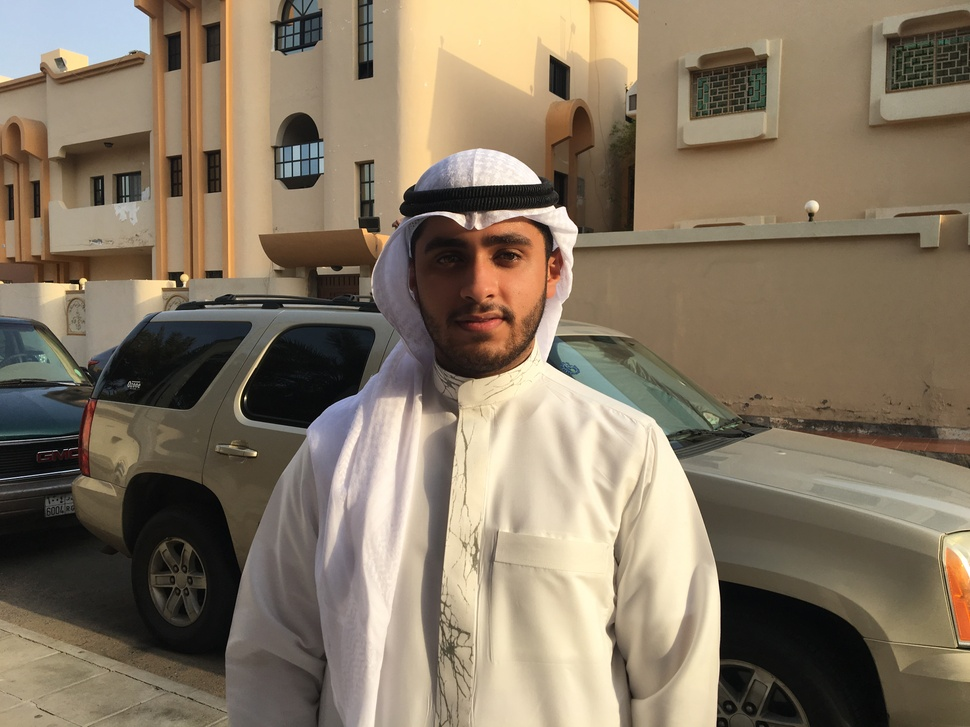
#> input picture FaceDetection/IMG_0940.JPG, 970 x 727 px, shrunk from 4032 x 3024 before the run, found by its file name
$ jupyter execute Face_Detection_in_image.ipynb
#> lines starting #> are read from the running program, lines starting #| are printed output that depends on the picture; after the words box and inside, x2 and y2 are one past the last pixel; in counts of white or black regions, pixels touching at a corner belong together
<a href="https://colab.research.google.com/github/MushariBahaddad/Artificial_Intelligence_and_Robotic/blob/master/Face_Detection_in_image.ipynb" target="_parent"></a>

[cell 1]
import cv2

[cell 2]
from google.colab import files
file=files.upload()
#> the answer given: IMG_0940.JPG

[cell 3]
import numpy as np
import cv2
import matplotlib.pyplot as plt

[cell 4]
face_cascade = cv2.CascadeClassifier('haarcascade_frontalface_default.xml')
img = cv2.imread('IMG_0940.JPG')
#> img is the input picture: shape (727, 970, 3); mean B, G, R 99.6, 119.2, 133.1

gray = cv2.cvtColor(img, cv2.COLOR_BGR2GRAY)
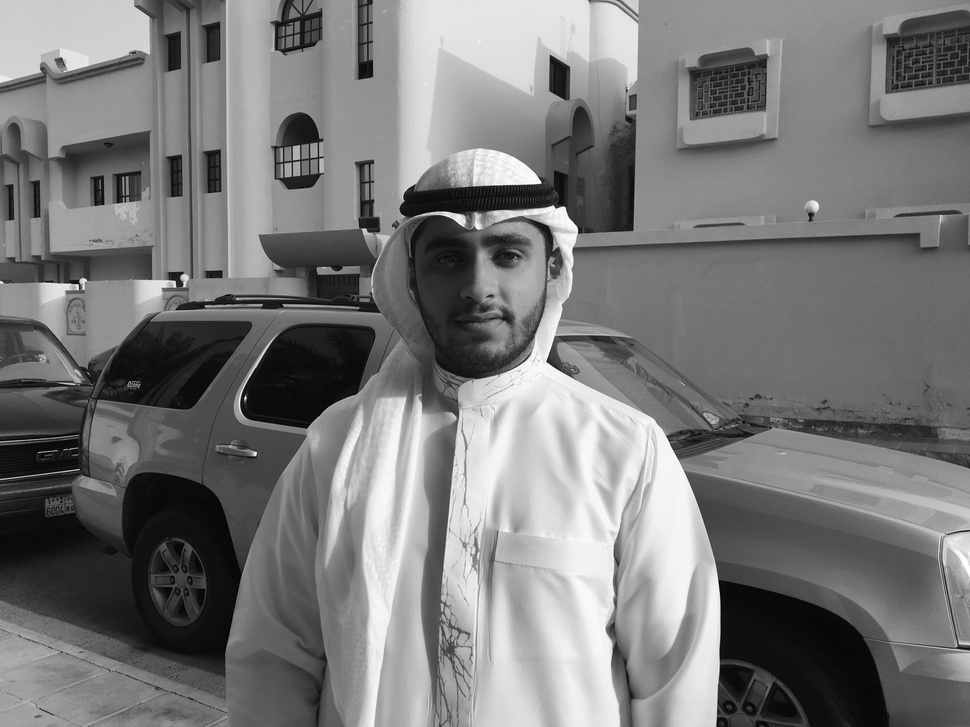
#> gray: shape (727, 970); min 0, max 255, mean 121.1

faces = face_cascade.detectMultiScale(gray, 1.1, 4)
#> faces = [[392, 192, 169, 169]]

print(faces)
#| [[392 192 169 169]]

[cell 5]
for (x,y,w,h) in faces:
    cv2.rectangle(img,(x,y),(x+w,y+h),(0,255,0),20)
    roigray = gray[y:y+h, x:x+w]
    roicolor = img[y:y+h, x:x+w]
#> this loop made 1 pass
#> pass 1, `roigray = gray[y:y+h, x:x+w]`:
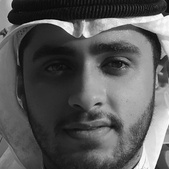
#> roigray: shape (169, 169); min 0, max 254, mean 89.5
#> pass 1, `roicolor = img[y:y+h, x:x+w]`:
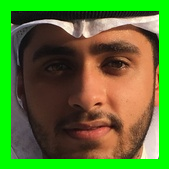
#> roicolor: shape (169, 169, 3); mean B, G, R 48.4, 120.2, 88.4
#> after the loop:
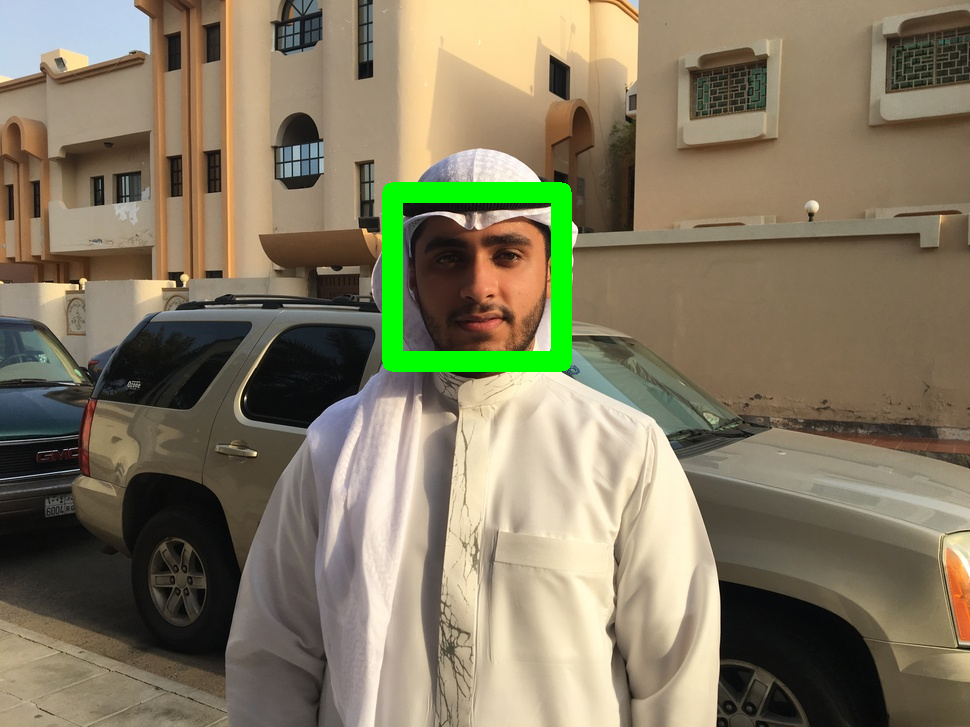
#> img: shape (727, 970, 3); 2% of pixels changed, all inside (x1, y1, x2, y2) = (382, 182, 572, 372)
plt.grid(None)
plt.xticks([])
plt.yticks([])
imgplot = plt.imshow(img)

$ run again, with FaceDetection/IMG_1683.JPG copied over FaceDetection/IMG_0940.JPG
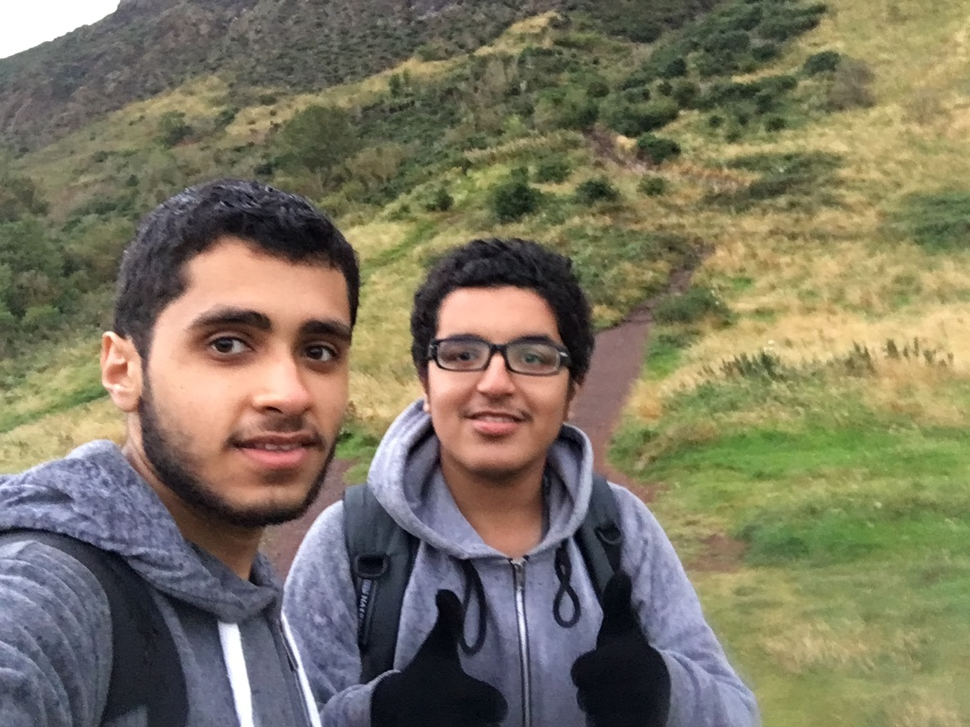
#> input picture FaceDetection/IMG_1683.JPG, 970 x 727 px, shrunk from 2576 x 1932 before the run, found by its file name
#> img is the input picture: shape (727, 970, 3); mean B, G, R 97.1, 117.7, 123.8
#> faces = [[726, 605, 74, 74], [398, 281, 194, 194], [134, 235, 287, 287]]
#| [[726 605  74  74]
#|  [398 281 194 194]
#|  [134 235 287 287]]
#> the loop `for (x,y,w,h) in faces:` made 3 passes
#> pass 1, `roicolor = img[y:y+h, x:x+w]`:
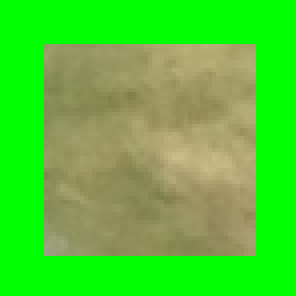
#> roicolor: shape (74, 74, 3) (shown 4 times larger); mean B, G, R 50.4, 201.8, 80
#> after the loop `for (x,y,w,h) in faces:`:
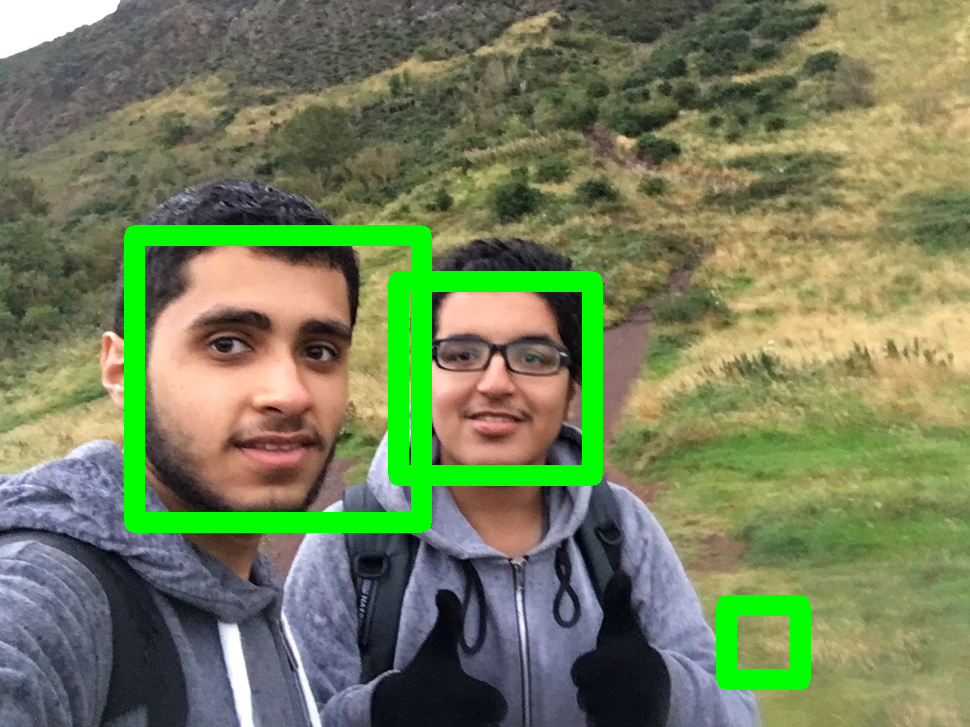
#> img: shape (727, 970, 3); 6.43% of pixels changed, all inside (x1, y1, x2, y2) = (124, 225, 811, 690)

$ run again, with FaceDetection/image 1.png saved as FaceDetection/IMG_0940.JPG
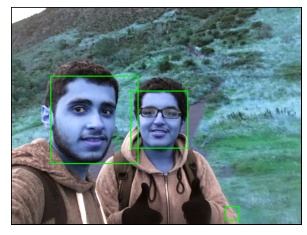
#> input picture FaceDetection/image 1.png, 307 x 235 px, found by its file name
#> img is the input picture: shape (235, 307, 3); mean B, G, R 136.7, 133.6, 113.6
#> `gray = cv2.cvtColor(img, cv2.COLOR_BGR2GRAY)`:
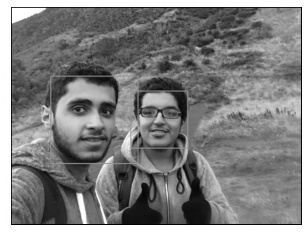
#> gray: shape (235, 307); min 0, max 255, mean 128
#> faces = [[130, 90, 59, 59], [51, 77, 85, 85]]
#| [[130  90  59  59]
#|  [ 51  77  85  85]]
#> the loop `for (x,y,w,h) in faces:` made 2 passes
#> after the loop `for (x,y,w,h) in faces:`:
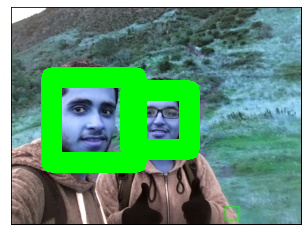
#> img: shape (235, 307, 3); 14.36% of pixels changed, all inside (x1, y1, x2, y2) = (41, 67, 200, 173)

$ run again, with FaceDetection/image 2.png saved as FaceDetection/IMG_0940.JPG
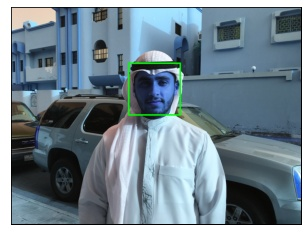
#> input picture FaceDetection/image 2.png, 307 x 235 px, found by its file name
#> img is the input picture: shape (235, 307, 3); mean B, G, R 144.9, 134, 116.1
#> `gray = cv2.cvtColor(img, cv2.COLOR_BGR2GRAY)`:
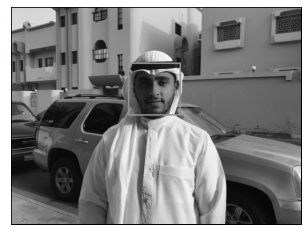
#> gray: shape (235, 307); min 0, max 255, mean 129.9
#> faces = [[127, 61, 55, 55]]
#| [[127  61  55  55]]
#> the loop `for (x,y,w,h) in faces:` made 1 pass
#> after the loop `for (x,y,w,h) in faces:`:
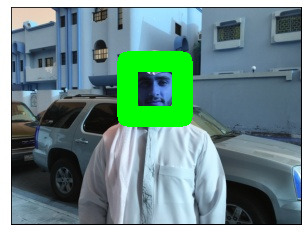
#> img: shape (235, 307, 3); 6.23% of pixels changed, all inside (x1, y1, x2, y2) = (117, 51, 193, 127)
